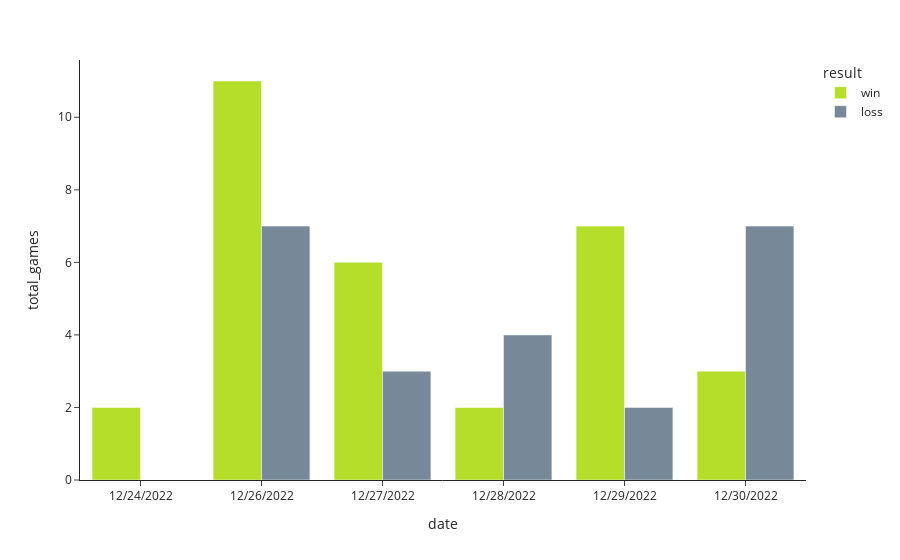

Notebook code cell kept with this figure:
### Code cell
px.bar(
    daily_performance.reset_index(),
    x='date',
    y='total_games',
    color='result',
    barmode="group",
    template="simple_white",
    color_discrete_sequence=['#b5de2b', 'lightslategrey']
)

### Figure 1 — Plotly figure (JSON) as saved in the notebook; plotly's stock layout.template omitted (floating-point values rounded to 4 significant figures)
{"data": [{"alignmentgroup": "True", "hovertemplate": "result=win<br>date=%{x}<br>total_games=%{y}<extra></extra>", "legendgroup": "win", "marker": {"color": "#b5de2b", "pattern": {"shape": ""}}, "name": "win", "offsetgroup": "win", "orientation": "v", "showlegend": true, "textposition": "auto", "type": "bar", "x": ["12/24/2022", "12/26/2022", "12/27/2022", "12/28/2022", "12/29/2022", "12/30/2022"], "xaxis": "x", "y": [2, 11, 6, 2, 7, 3], "yaxis": "y"}, {"alignmentgroup": "True", "hovertemplate": "result=loss<br>date=%{x}<br>total_games=%{y}<extra></extra>", "legendgroup": "loss", "marker": {"color": "lightslategrey", "pattern": {"shape": ""}}, "name": "loss", "offsetgroup": "loss", "orientation": "v", "showlegend": true, "textposition": "auto", "type": "bar", "x": ["12/26/2022", "12/27/2022", "12/28/2022", "12/29/2022", "12/30/2022"], "xaxis": "x", "y": [7, 3, 4, 2, 7], "yaxis": "y"}], "layout": {"barmode": "group", "legend": {"title": {"text": "result"}, "tracegroupgap": 0}, "margin": {"t": 60}, "xaxis": {"anchor": "y", "domain": [0, 1], "title": {"text": "date"}}, "yaxis": {"anchor": "x", "domain": [0, 1], "title": {"text": "total_games"}}}}
